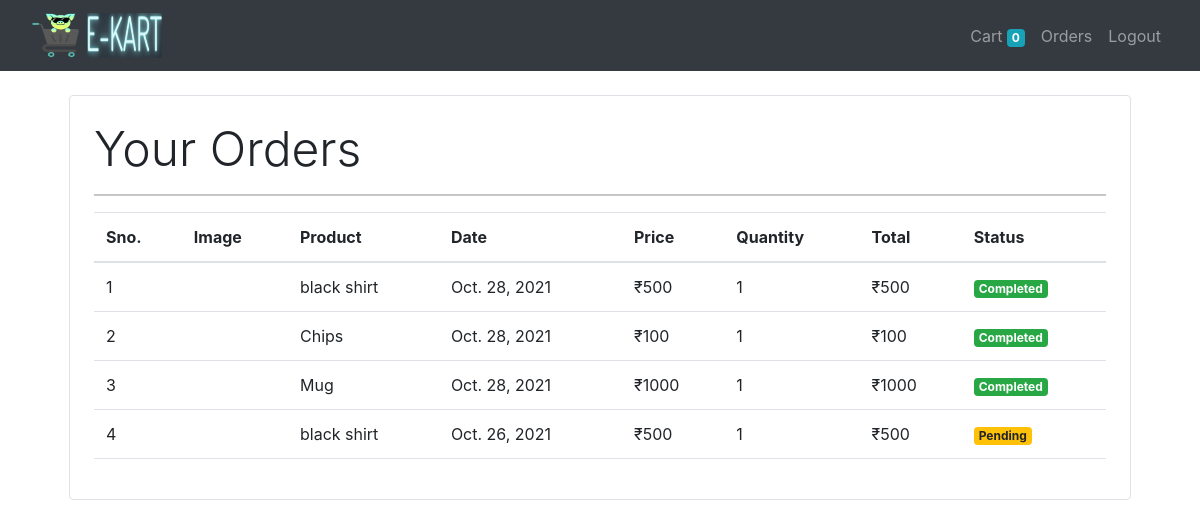
The page /orders (signed in) on the database its author committed.
### store/models/orders.py (models this page shows, shortened)
class Order(models.Model):
    product = models.ForeignKey(Product, on_delete=models.CASCADE)
    customer = models.ForeignKey(Customer, on_delete=models.CASCADE)
    quantity = models.IntegerField(default=1)
    price = models.IntegerField()
    address = models.CharField(max_length=50 , default='' , blank=True)
    phone = models.CharField(max_length=50 , default='' , blank=True)
    date = models.DateField(default=datetime.datetime.today)
    status = models.BooleanField(default=False)
    @staticmethod
    def get_orders_by_customer(customer_id):
        return Order.objects.filter(customer = customer_id).order_by('-date')

### store/models/product.py (models this page shows, shortened)
class Product(models. Model):
    name = models.CharField(max_length=30)
    price = models.IntegerField(default=0)
    category = models.ForeignKey(Category, on_delete=models.CASCADE , default= 1)
    description = models.CharField(max_length=200, default=' ')
    image = models.ImageField(upload_to='upload/products/')

### store/middlewares/auth.py (the view)
    def middleware(request):
        print(request.session.get('customer'))
        returnUrl = request.META['PATH_INFO']
        print(request.META['PATH_INFO'])
        if not request.session.get('customer'):
            return redirect(F'login?return_url={returnUrl}')
        response = get_response(request)
        return response

### store/templatetags/custom_filter.py (called while the page is built)
@register.filter(name='currency')
def currency(number):
    return "₹"+str(number)

@register.filter(name='multiply')
def multiply(number, number1):
    return number*number1

### store/views/orders.py (called while the page is built)
    def get(self, request):
        customer = request.session.get('customer')
        orders = Order.get_orders_by_customer(customer)
        print(orders)
        return render(request, 'orders.html', {'orders':orders})

### store/templates/orders.html
{% extends  'base.html' %}
{% block content %}
{% load cart %}
{% load custom_filter %}
<div class="container">
    <div class="border rounded p-4 m-4">
        <p class="display-5">Your Orders</p>
        <hr>
        <table class="table">
            <thead>
                <tr>
                    <th>Sno.</th>
                    <th>Image</th>
                    <th>Product</th>
                    <th>Date</th>
                    <th>Price</th>
                    <th>Quantity</th>
                    <th>Total</th>
                    <th>Status</th>
                </tr>
            </thead>
            <tbody>
                {% for order in orders %}
                <tr>
                    <td>{{forloop.counter}}</td>
                    <td><img style="height:80px;" class="rounded-circle" src="{{order.product.image.url}}" alt=""></td>
                    <td>{{order.product.name}}</td>
                    <td>{{order.date}}</td>
                    <td>{{order.price|currency}}</td>
                    <td>{{order.quantity}}</td>
                    <td>{{order.quantity|multiply:order.price|currency}}</td>
                    {% if order.status %}
                    <td><small class= "badge badge-success">Completed</small></td>
                    {% else %}
                    <td><small class="badge badge-warning">Pending</small></td>
                    {% endif %}
                </tr>
                {% endfor %}
            </tbody>
        </table>
    </div>
</div>
{% endblock %}

### store/templates/base.html (shortened to what this page needs)
{% load static %}
<!doctype html>
<html lang="en">
  <head>
    <link href="https://cdn.jsdelivr.net/npm/bootstrap@5.1.3/dist/css/bootstrap.min.css" rel="stylesheet">
    <link rel="stylesheet" href="https://maxcdn.bootstrapcdn.com/bootstrap/4.3.1/css/bootstrap.min.css">
  </head>
  <body>
 <nav class="navbar navbar-expand-lg navbar-dark bg-dark">
  <div class="container-fluid">
    <a class="navbar-brand" href="/" > <img src="{% static 'logo.png' %}"  width="50" height="45"/> <img src="{% static 'E-KART.png' %}"  width="75" height="45"/></a>
      <ul class=" navbar-nav my-2 my-lg-0">
        <li class="nav-item " aria-hidden="true"></i>
          <a class="nav-link " href="/cart">Cart <span class="badge badge-info">{{request.session.cart.keys|length}}</span></a>
        </li>
        {% if request.session.customer %}
        <li class="nav-item ">
          <a class="nav-link" href="/orders">Orders</a>
        </li>
        <li class="nav-item ">
          <a class="nav-link" href="/logout">Logout</a>
        </li>
        {% endif %}
      </ul>
  </div>
</nav>
       {%  block content %}{% endblock %}
  </body>
</html>

### rows shown on the page
Order: product.name "black shirt", date "Oct. 28, 2021", price "₹500", quantity "1", quantity|multiply "₹500", status "Completed"
Order: product.name "Chips", date "Oct. 28, 2021", price "₹100", quantity "1", quantity|multiply "₹100", status "Completed"
Order: product.name "Mug", date "Oct. 28, 2021", price "₹1000", quantity "1", quantity|multiply "₹1000", status "Completed"
Order: product.name "black shirt", date "Oct. 26, 2021", price "₹500", quantity "1", quantity|multiply "₹500", status "Pending"

### other values the page prints
{{ request.session.cart.keys|length }} "0"
